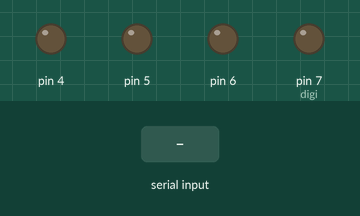
The sketch below on a simulated Arduino Uno, built with avr-gcc and run on an emulated ATmega328P. On the bench: output pins drawn as LEDs (lit = HIGH). The test bench sets the inputs (shaded band).

Above: at 1.2 s.
1.3 s: "M" received over Serial
At 2.4 s:
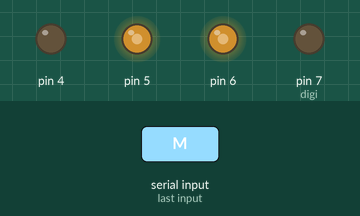
2.8 s: "I" received over Serial
At 3.6 s:
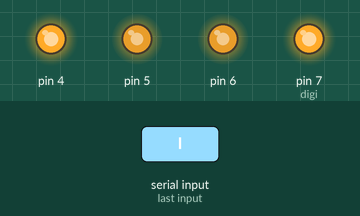
4.3 s: "O" received over Serial
At 4.7 s:
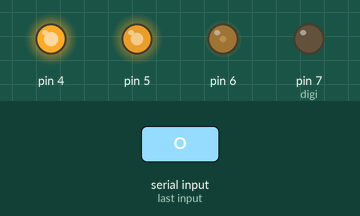
5.8 s: "K" received over Serial
At 7.0 s:
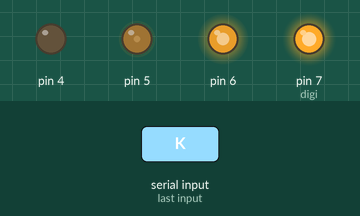
7.3 s: "J" received over Serial
At 8.2 s:
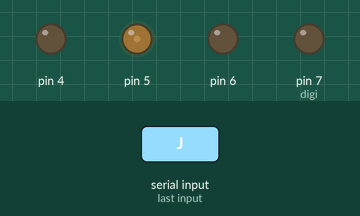
8.8 s: "P" received over Serial
At 9.3 s:
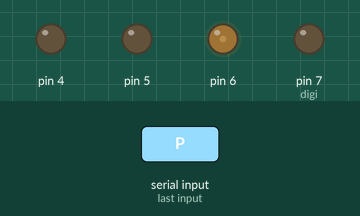
Timing chart, 0 to 11.3 s (numbered marks = the images above; inputs shaded):
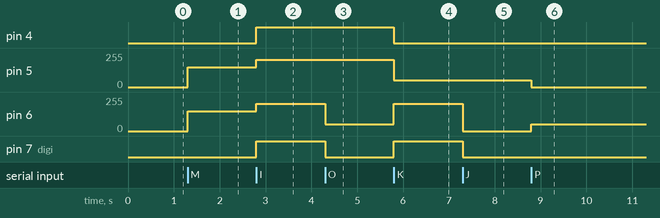

The sketch:

nhap_xe.ino
```cpp
void Tien(int L,int R);
void DCl(int chieu,int tocdo); // chieu  =0 lui .1 tien
void DCR(int chieu,int tocdo);
void setup()
{
  pinMode(4,OUTPUT); // 4 là đigital thôi
  pinMode(5,OUTPUT);// analog đk 1 động cơ
  pinMode(6,OUTPUT); // ânlog
  pinMode(7,OUTPUT); // digi
  Serial.begin(9600);
}
void loop()
{
  char data;
  int x,y,z;
  if (Serial.available())
  {
    data = Serial.read();
    if (data == 'M')
    {
      Tien(150,150);
    }
     if (data == 'I')  Lui(50, 50);
    if (data == 'O')  Trai(50, 50);
    if (data == 'K')  Phai(50, 50);
    if (data == 'J')  Dich_phai(50, 50);
    if (data == 'P')  Dich_trai(50, 50);
    if (data == '1')  Tien(0, 0);
  }
}
void DCL(int chieu,int tocdo)
{
  if(chieu==1)
            {
               digitalWrite(4,0);  // 0 tien
               analogWrite(5,tocdo);
            }
  else
           {
               digitalWrite(4,1);  //1 lui
               analogWrite(5,255-tocdo);
           }
}
void DCR(int chieu,int tocdo)
{
  if(chieu==1)
            {
               digitalWrite(7,0);
               analogWrite(6,tocdo);
            }
  else
           {
               digitalWrite(7,1);
               analogWrite(6,255-tocdo);
           }
}
void Tien(int L,int R)
{
  DCR(1,R);
  DCL(1,L);
}
void Lui(int L, int R)
{
  DCR(0, R);
  DCL(0, L);
}
void Trai(int L, int R)
{
  DCR(1, R);
  DCL(0, L);
}
void Phai(int L, int R)
{
  DCR(0, R);
  DCL(1, L);
}
void Dich_trai(int L, int R)
{
  Tien(0, R);
}
void Dich_phai(int L, int R)
{
  Tien(L, 0);
}
```

Measured:
- after the input at 1.3 s, pin 5, pin 6: 0/255 → 150/255 at once
- after the input at 2.8 s, pin 4, pin 7 (digi): LOW → HIGH at once; pin 5, pin 6: 150/255 → 205/255 at once
- after the input at 4.3 s, pin 6: 205/255 → 50/255 at once; pin 7 (digi): HIGH → LOW at once
- after the input at 5.8 s, pin 4: HIGH → LOW at once; pin 5: 205/255 → 50/255 at once; pin 6: 50/255 → 205/255 at once; pin 7 (digi): LOW → HIGH at once
- after the input at 7.3 s, pin 6: 205/255 → 0/255 at once; pin 7 (digi): HIGH → LOW at once
- after the input at 8.8 s, pin 5: 50/255 → 0/255 at once; pin 6: 0/255 → 50/255 at once
